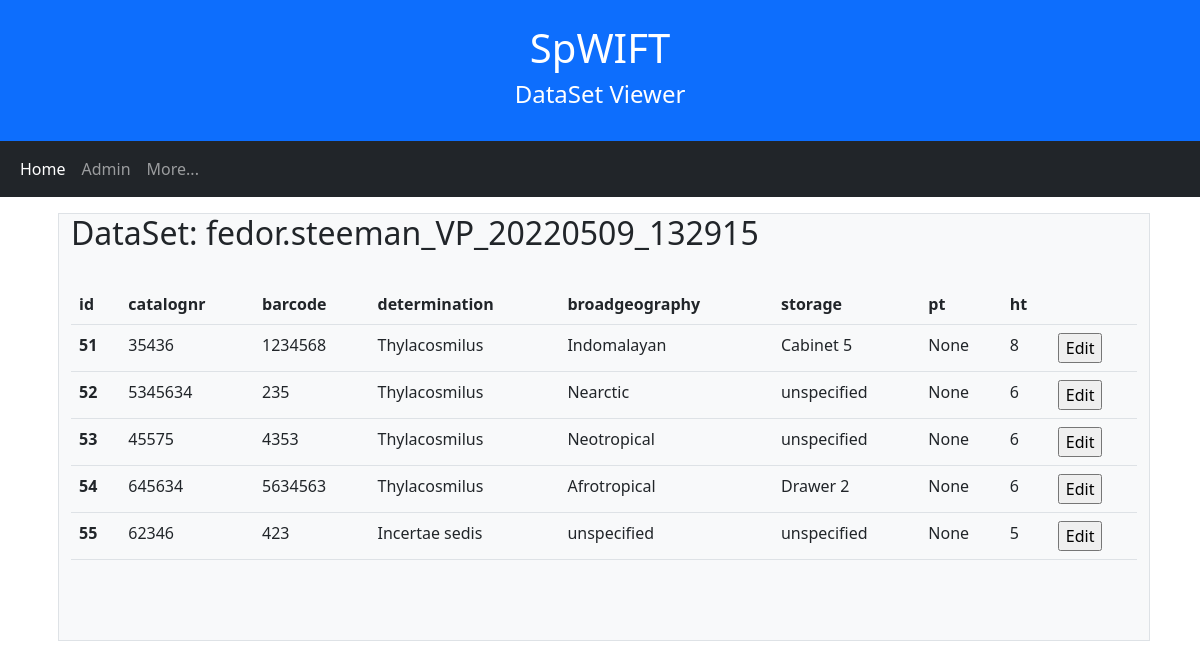
Page /spwift/dataset/1/ on the earlier database version.
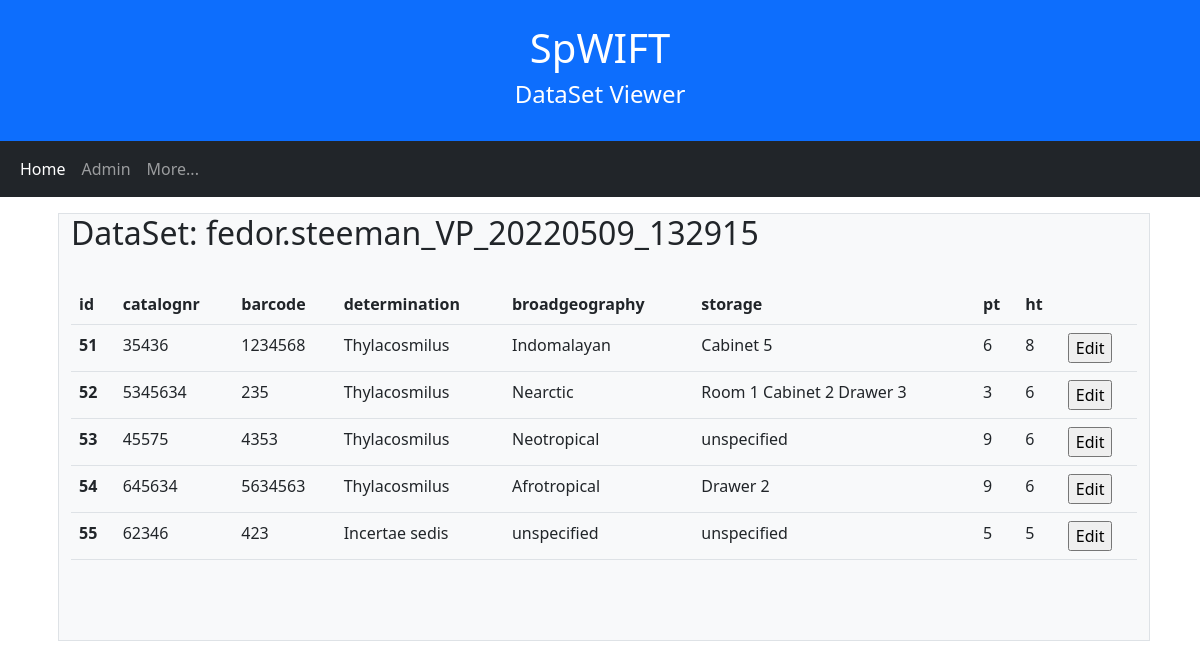
Same page on the later database version.
### spwift/models.py (models this page shows, shortened)
class DataSetRow(models.Model):
    spid = models.IntegerField(null=True, blank=True)
    name = models.CharField(max_length=256, null=True, blank=True)
    dataset = models.ForeignKey(DataSet, on_delete=models.CASCADE)
    datetimecreated = models.DateTimeField(null=True, blank=True)
    datetimemodified = models.DateTimeField(null=True, blank=True)
    catalognr = models.CharField(max_length=128, null=True, blank=True)
    barcode = models.CharField(max_length=128, null=True, blank=True)
    type = models.CharField(max_length=16, null=True, blank=True)
    determination = models.CharField(max_length=256, null=True, blank=True)
    broadgeography = models.CharField(max_length=65536, null=True, blank=True)
    storage = models.CharField(max_length=65536, null=True, blank=True)
    preptypeid = models.IntegerField(null=True, blank=True)
    preptypename = models.CharField(max_length=256, null=True, blank=True)
    preptype =  models.ForeignKey(PreparationType, on_delete=models.DO_NOTHING, null=True)
    highertaxonid = models.IntegerField(null=True, blank=True)
    highertaxonname = models.CharField(max_length=256, null=True, blank=True)
    highertaxon = models.ForeignKey(HigherTaxon, on_delete=models.DO_NOTHING, null=True)

### spwift/views.py (the view)
# urls.py: path('dataset/<int:dataset_id>/', views.dataset, name='dataset'),
def dataset(request, dataset_id):
    userid = request.session.get('userid', -1)
    errormsg = ''
    context = {}
    try:
        dataset = DataSet.objects.get(pk=dataset_id)
        print(dataset.datasetrow_set.count())
        context = {
            'userid' : userid,
            'datasetid' : dataset_id,
            'dataset' : dataset,
            'datasetrows' : dataset.datasetrow_set.all(),
            'error' : errormsg,
            'hidesession' : True,
            'contentwidth' : 12,
        }
    except DataSet.DoesNotExist:
        errormsg = 'No dataset with id %s exists' % dataset_id
        context = {
            'userid' : userid,
            'datasetid' : dataset_id,
            'error' : errormsg,
            'hidesession' : True,
        }
    return render(request, 'spwift/dataset.html', context)

### spwift/templates/spwift/dataset.html (shortened to what this page needs)
{% extends "spwift/base.html" %}
{% block pagename %}DataSet Viewer{% endblock %}
{% block contenttitle %}DataSet: {{dataset.name}} {% endblock %}
{% block content %}
{% if datasetrows %}
<table class="table">
    <tr>
        <th scope="col"><b>id</b></th>
        <th scope="col"><b>catalognr</b></th>
        <th scope="col"><b>barcode</b></th>
        <th scope="col"><b>determination</b></th>
        <th scope="col"><b>broadgeography</b></th>
        <th scope="col"><b>storage</b></th>
        <th scope="col"><b>pt</b></th>
        <th scope="col"><b>ht</b></th>
        <th scope="col"><b></b></th>
    </tr>
    {%for row in datasetrows%}
    <tr>
        <th scope="row">{{row.pk}}</th>
        <td>{{row.catalognr}}</td>
        <td>{{row.barcode}}</td>
        <td>{{row.determination}}</td>
        <td>{{row.broadgeography}}</td>
        <td>{{row.storage}}</td>
        <td>{{row.preptypeid}}</td>
        <td>{{row.highertaxonid}}</td>
        <td>
            <form action="{% url 'spwift:digit' %}" method="post">{% csrf_token %}
                <input type="submit" value="Edit"/>
            </form>
        </td>
    </tr>
    {%endfor%}
</table>
{%endif%}
<p>&nbsp;</p>
<br>
{%endblock%}

Differences in the rows shown:
changed DataSetRow "Indomalayan": preptypeid "None" → "6"
changed DataSetRow "Nearctic": storage "unspecified" → "Room 1 Cabinet 2 Drawer 3"; preptypeid "None" → "3"
changed DataSetRow "Neotropical": preptypeid "None" → "9"
changed DataSetRow "Afrotropical": preptypeid "None" → "9"
changed DataSetRow "Incertae sedis": preptypeid "None" → "5"
